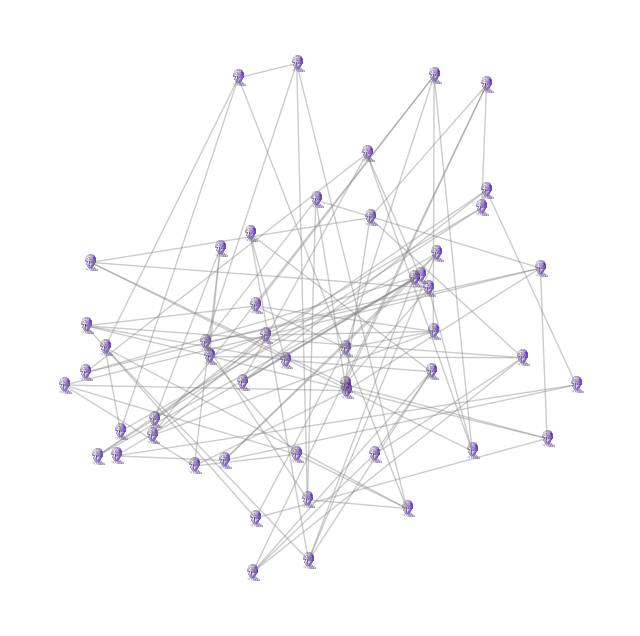

This figure's Python source:
import matplotlib.pyplot as plt
import networkx as nx
import matplotlib.image as mpimg
import numpy as np

# Load the image
image_path = 'sappho-reception-digital_logo.png'
img = mpimg.imread(image_path)

# Create a sparse and chaotic graph
G = nx.connected_watts_strogatz_graph(50, 4, 0.1, tries=100, seed=42)  # Ensure connectivity with Watts-Strogatz model

# Define the positions of the nodes for a random layout within a circle
def random_circular_layout(graph):
    pos = {}
    for node in graph.nodes():
        angle = np.random.uniform(0, 2 * np.pi)
        radius = np.sqrt(np.random.uniform(0, 1))
        x = radius * np.cos(angle)
        y = radius * np.sin(angle)
        pos[node] = np.array([x, y])
    return pos

pos = random_circular_layout(G)

# Draw the graph with images as nodes
plt.figure(figsize=(8, 8))
ax = plt.gca()
ax.set_axis_off()

# Draw edges
nx.draw_networkx_edges(G, pos, alpha=0.4, edge_color='grey')

# Draw nodes with images
for n in G.nodes:
    (x, y) = pos[n]
    img_extent = (x-0.03, x+0.03, y-0.03, y+0.03)
    ax.imshow(img, extent=img_extent, aspect='auto')

# Draw fully transparent nodes on top of the images
nx.draw_networkx_nodes(G, pos, node_size=20, node_color='blue', alpha=0)

# Save the image
plt.savefig('sappho-network.png', format='png', bbox_inches='tight')
plt.show()
